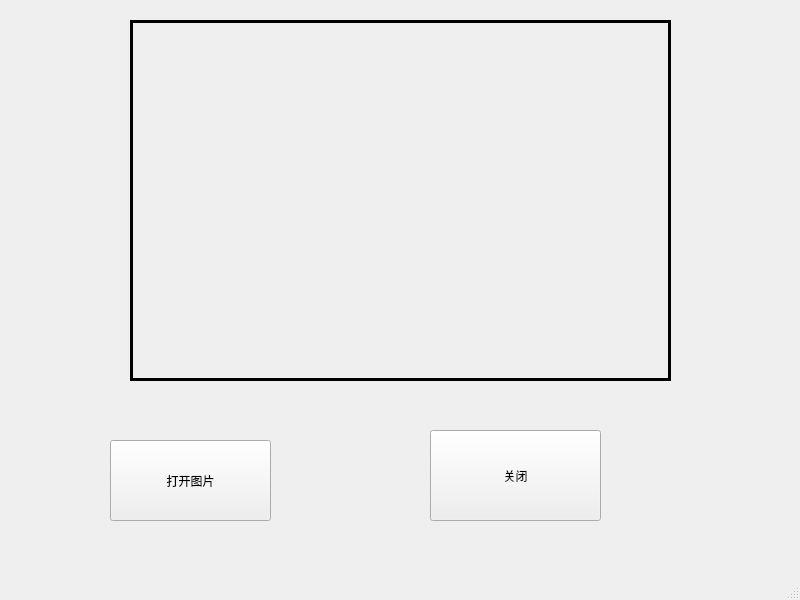
<?xml version="1.0" encoding="UTF-8"?>
<ui version="4.0">
 <class>MainWindow</class>
 <widget class="QMainWindow" name="MainWindow">
  <property name="geometry">
   <rect>
    <x>0</x>
    <y>0</y>
    <width>800</width>
    <height>600</height>
   </rect>
  </property>
  <property name="windowTitle">
   <string>MainWindow</string>
  </property>
  <widget class="QWidget" name="centralwidget">
   <widget class="QLabel" name="label">
    <property name="geometry">
     <rect>
      <x>130</x>
      <y>20</y>
      <width>541</width>
      <height>361</height>
     </rect>
    </property>
    <property name="frameShape">
     <enum>QFrame::Panel</enum>
    </property>
    <property name="lineWidth">
     <number>3</number>
    </property>
    <property name="text">
     <string/>
    </property>
   </widget>
   <widget class="QPushButton" name="pushButton">
    <property name="geometry">
     <rect>
      <x>110</x>
      <y>440</y>
      <width>161</width>
      <height>81</height>
     </rect>
    </property>
    <property name="text">
     <string>打开图片</string>
    </property>
   </widget>
   <widget class="QPushButton" name="pushButton1">
    <property name="geometry">
     <rect>
      <x>430</x>
      <y>430</y>
      <width>171</width>
      <height>91</height>
     </rect>
    </property>
    <property name="text">
     <string>关闭</string>
    </property>
   </widget>
  </widget>
  <widget class="QMenuBar" name="menubar">
   <property name="geometry">
    <rect>
     <x>0</x>
     <y>0</y>
     <width>800</width>
     <height>23</height>
    </rect>
   </property>
  </widget>
  <widget class="QStatusBar" name="statusbar"/>
 </widget>
 <resources/>
 <connections/>
</ui>
